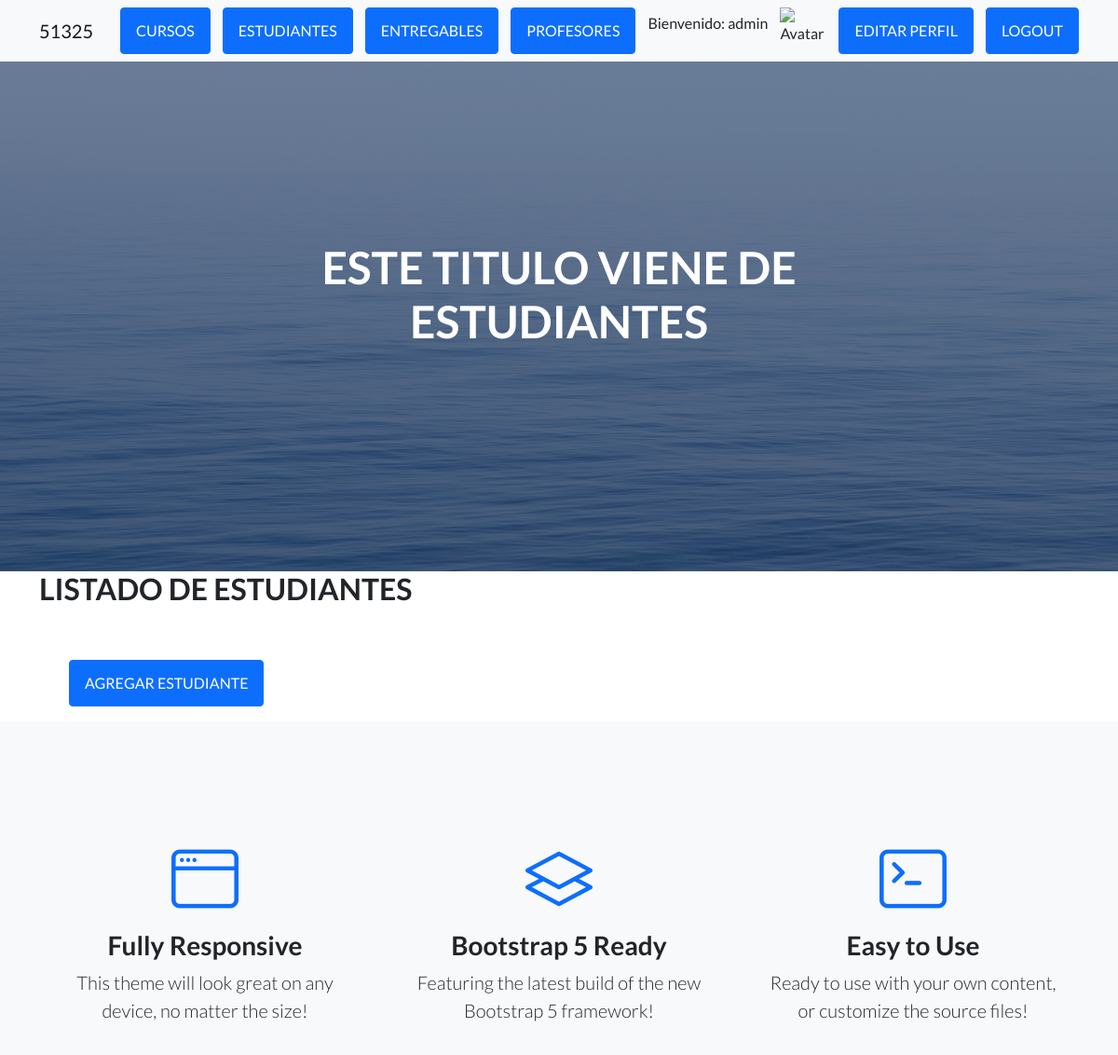
/AppCoder/estudiante/list/ (signed in, upper part), run on an earlier commit of the app's database.
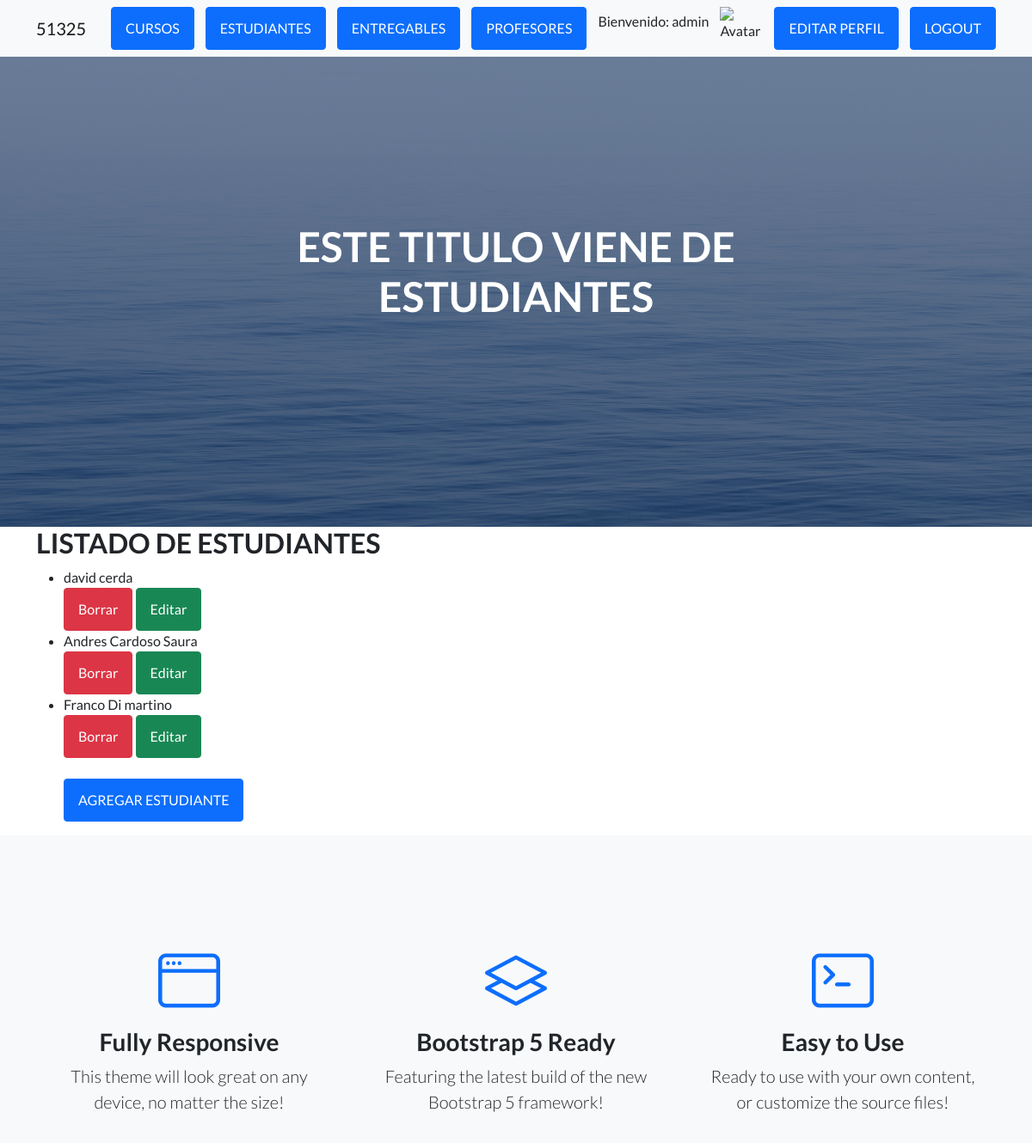
And on a later commit of the database.
### AppCoder/models.py (models this page shows)
class Estudiante(models.Model):
    nombre=models.CharField(max_length=50)
    apellido=models.CharField(max_length=50)
    email=models.EmailField()
    def __str__(self):
        return f"{self.nombre} {self.apellido}"

### AppCoder/views.py (the view)
# urls.py: path("estudiante/list/", EstudianteList.as_view(), name="estudiante_list"),
class EstudianteList(LoginRequiredMixin, ListView):#vista usada para LISTAR
    model= Estudiante
    template_name= "AppCoder/estudiantes.html"

### AppCoder/templates/AppCoder/estudiantes.html (shortened to what this page needs)
{% extends "AppCoder/padre.html" %}
{% load static %}
{% block titulo %}
<h1 class="mb-5">ESTE TITULO VIENE DE ESTUDIANTES</h1>
{% endblock %}
{% block contenido_que_cambia %}
<h2>LISTADO DE ESTUDIANTES</h2>
<ul>
    {% for estudiante in object_list %}
    <li>
        {{ estudiante }}
    </li>
    <a class="btn btn-danger" href="{% url 'estudiante_borrar' estudiante.id %}">Borrar</a>
    <a class="btn btn-success" href="{% url 'estudiante_editar' estudiante.id %}">Editar</a>
    {% endfor %}
    <br>
    <br>
    <a class="btn btn-primary" href="{% url 'estudiante_crear'  %}">AGREGAR ESTUDIANTE</a>
</ul>
{% endblock %}

### AppCoder/templates/AppCoder/padre.html (shortened to what this page needs)
<!DOCTYPE html>
<html lang="en">
    <head>
        {% load static %}
        <link href="https://cdn.jsdelivr.net/npm/bootstrap-icons@1.5.0/font/bootstrap-icons.css" rel="stylesheet" type="text/css" />
        <link href="{% static 'AppCoder/css/styles.css' %}" rel="stylesheet" />
    </head>
    <body>
        <nav class="navbar navbar-light bg-light static-top">
            <div class="container">
                <a class="navbar-brand" href="{% url 'inicioApp' %}">51325</a>
                {% if user.is_authenticated %}
                <a class="btn btn-primary" href="{% url 'cursos' %}">CURSOS</a>
                <a class="btn btn-primary" href="{% url 'estudiantes' %}">ESTUDIANTES</a>
                <a class="btn btn-primary" href="{% url 'entregables' %}">ENTREGABLES</a>
                <a class="btn btn-primary" href="{% url 'profesores' %}">PROFESORES</a>
                <p>Bienvenido: {{ user.username }}</p>
                <img src="{{ avatar }}" alt="Avatar" style="width:50px;height:50px;"/>
                <a class="btn btn-primary" href="{% url 'editarPerfil' %}">EDITAR PERFIL</a>
                <a class="btn btn-primary" href="{% url 'logout' %}">LOGOUT</a>
                {% else %}
                <a class="btn btn-primary" href="{% url 'login' %}">LOGIN</a>
                <a class="btn btn-danger" href="{% url 'register' %}">REGISTER</a>
                {% endif %}
            </div>
        </nav>
        <header class="masthead">
            <div class="container position-relative">
                <div class="row justify-content-center">
                    <div class="col-xl-6">
                        <div class="text-center text-white">
                            {% block titulo %}
                            {% endblock %}
                        </div>
                    </div>
                </div>
            </div>
        </header>
        <div class="container">
        {% block contenido_que_cambia %}
        {% endblock %}
        </div>
        <section class="features-icons bg-light text-center">
            <div class="container">
                <div class="row">
                    <div class="col-lg-4">
                        <div class="features-icons-item mx-auto mb-5 mb-lg-0 mb-lg-3">
                            <div class="features-icons-icon d-flex"><i class="bi-window m-auto text-primary"></i></div>
                            <h3>Fully Responsive</h3>
                            <p class="lead mb-0">This theme will look great on any device, no matter the size!</p>
                        </div>
                    </div>
                    <div class="col-lg-4">
                        <div class="features-icons-item mx-auto mb-5 mb-lg-0 mb-lg-3">
                            <div class="features-icons-icon d-flex"><i class="bi-layers m-auto text-primary"></i></div>
                            <h3>Bootstrap 5 Ready</h3>
                            <p class="lead mb-0">Featuring the latest build of the new Bootstrap 5 framework!</p>
                        </div>
                    </div>
                    <div class="col-lg-4">
                        <div class="features-icons-item mx-auto mb-0 mb-lg-3">
                            <div class="features-icons-icon d-flex"><i class="bi-terminal m-auto text-primary"></i></div>
                            <h3>Easy to Use</h3>
                            <p class="lead mb-0">Ready to use with your own content, or customize the source files!</p>
                        </div>
                    </div>
                </div>
            </div>
        </section>
    </body>
</html>

What changed in the data, as far as the page shows it:
added Estudiante: nombre+apellido "david cerda"
added Estudiante: nombre+apellido "Andres Cardoso Saura"
added Estudiante: nombre+apellido "Franco Di martino"
